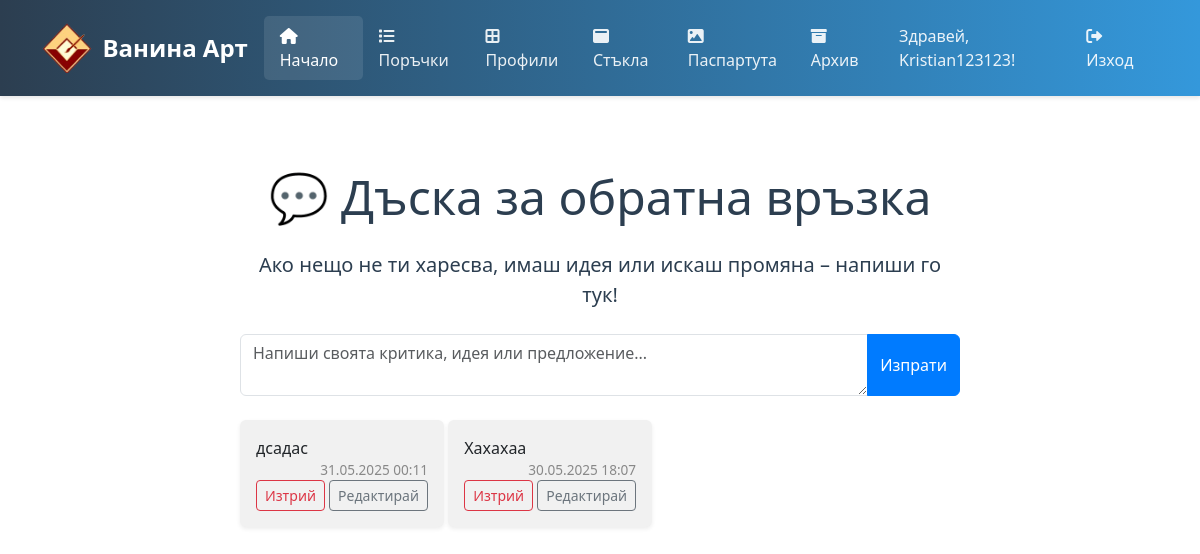
/ (signed in), run on the app's committed database.
### tables this page shows
CREATE TABLE users (
            id INTEGER PRIMARY KEY AUTOINCREMENT,
            username TEXT UNIQUE NOT NULL,
            email TEXT UNIQUE NOT NULL,
            password_hash TEXT NOT NULL,
            is_verified BOOLEAN DEFAULT 0,
            created_at TIMESTAMP DEFAULT CURRENT_TIMESTAMP
        );

CREATE TABLE feedback (
            id INTEGER PRIMARY KEY AUTOINCREMENT,
            message TEXT NOT NULL,
            created_at TIMESTAMP DEFAULT CURRENT_TIMESTAMP
        );

### app.py (the view)
@app.route('/')
@login_required
def home():
    conn = get_db_connection()
    feedbacks = conn.execute('SELECT * FROM feedback ORDER BY created_at DESC').fetchall()
    conn.close()
    feedbacks_list = []
    bulgaria_tz = pytz.timezone('Europe/Sofia')
    for fb in feedbacks:
        feedback_dict = dict(fb)
        dt = datetime.strptime(feedback_dict['created_at'], '%Y-%m-%d %H:%M:%S')
        dt = dt.replace(tzinfo=timezone.utc)
        local_dt = dt.astimezone(bulgaria_tz)
        feedback_dict['formatted_time'] = local_dt.strftime('%d.%m.%Y %H:%M')
        feedbacks_list.append(feedback_dict)
    return render_template('home.html', feedbacks=feedbacks_list)

### app.py (called while the page is built)
@login_manager.user_loader
def load_user(user_id):
    return User.get(user_id)

@app.before_request
def initialize_database():
    global db_initialized
    if not db_initialized:
        init_db()
        db_initialized = True

### database.py (called while the page is built)
def get_db_connection():
    conn = sqlite3.connect('database.db')
    conn.row_factory = sqlite3.Row
    return conn

### models.py (called while the page is built)
    @staticmethod
    def get(user_id):
        conn = get_db_connection()
        user = conn.execute('SELECT * FROM users WHERE id = ?', (user_id,)).fetchone()
        conn.close()
        if user:
            return User(user['id'], user['username'], user['email'],
                       user['password_hash'], user['is_verified'])
        return None

### templates/home.html (shortened to what this page needs)
{% extends "base.html" %}
{% block content %}
<div class="container py-5">
    <div class="row justify-content-center">
        <div class="col-lg-8 text-center">
            <h1 class="display-5 mb-4">💬 Дъска за обратна връзка</h1>
            <p class="lead mb-4">Ако нещо не ти харесва, имаш идея или искаш промяна – напиши го тук!</p>
            <form method="post" action="{{ url_for('submit_feedback') }}" class="mb-4">
                <div class="input-group">
                    <textarea class="form-control" name="message" rows="2" maxlength="300" placeholder="Напиши своята критика, идея или предложение..." required></textarea>
                    <button class="btn btn-primary" type="submit">Изпрати</button>
                </div>
            </form>
            <div class="feedback-bubbles mt-4 text-start">
                {% for fb in feedbacks %}
                    <div class="bubble mb-2 p-3 rounded shadow-sm" style="background: #f1f1f1; display: inline-block; max-width: 80%;">
                        <span style="white-space: pre-line;" id="msg-{{ fb['id'] }}">{{ fb['message'] }}</span>
                        <div class="text-end" style="font-size: 0.85em; color: #888;">{{ fb['formatted_time'] }}</div>
                        <form method="post" action="{{ url_for('delete_feedback', feedback_id=fb['id']) }}" style="display:inline;">
                            <button type="submit" class="btn btn-sm btn-outline-danger" onclick="return confirm('Сигурни ли сте, че искате да изтриете тази обратна връзка?')">Изтрий</button>
                        </form>
                        <button class="btn btn-sm btn-outline-secondary" onclick="toggleEdit({{ fb['id'] }})">Редактирай</button>
                    </div>
                {% else %}
                    <div class="text-muted">Все още няма обратна връзка. Бъди първият!</div>
                {% endfor %}
            </div>
        </div>
    </div>
</div>
{% endblock %}

### templates/base.html (shortened to what this page needs)
<!DOCTYPE html>
<html lang="bg">
<head>
    <link href="https://cdn.jsdelivr.net/npm/bootstrap@5.3.0/dist/css/bootstrap.min.css" rel="stylesheet">
    <link href="https://cdnjs.cloudflare.com/ajax/libs/font-awesome/6.0.0/css/all.min.css" rel="stylesheet">
    <link href="{{ url_for('static', filename='css/glasses.css') }}" rel="stylesheet">
    {% block styles %}
    <link rel="stylesheet" href="{{ url_for('static', filename='css/interface.css') }}">
    {% endblock %}
</head>
<body>
    <nav class="navbar navbar-expand-lg navbar-dark">
        <div class="container">
            <a class="navbar-brand d-flex align-items-center" href="{{ url_for('home') }}">
                <img src="{{ url_for('static', filename='Logo.jpg') }}" alt="Vanina Art Logo">
                <span>Ванина Арт</span>
            </a>
            <div class="collapse navbar-collapse" id="navbarNav">
                <ul class="navbar-nav ms-auto">
                    <li class="nav-item">
                        <a class="nav-link {% if request.endpoint == 'home' %}active{% endif %}" href="{{ url_for('home') }}">
                            <i class="fas fa-home"></i> Начало
                        </a>
                    </li>
                    <li class="nav-item">
                        <a class="nav-link {% if request.endpoint == 'interface' %}active{% endif %}" href="{{ url_for('interface') }}">
                            <i class="fas fa-list"></i> Поръчки
                        </a>
                    </li>
                    <li class="nav-item">
                        <a class="nav-link {% if request.endpoint == 'profiles' %}active{% endif %}" href="{{ url_for('profiles') }}">
                            <i class="fas fa-border-all"></i> Профили
                        </a>
                    </li>
                    <li class="nav-item">
                        <a class="nav-link {% if request.endpoint == 'glasses' %}active{% endif %}" href="{{ url_for('glasses') }}">
                            <i class="fas fa-window-maximize"></i> Стъкла
                        </a>
                    </li>
                    <li class="nav-item">
                        <a class="nav-link {% if request.endpoint == 'passepartouts' %}active{% endif %}" href="{{ url_for('passepartouts') }}">
                            <i class="fas fa-image"></i> Паспартута
                        </a>
                    </li>
                    {% if current_user.is_authenticated and current_user.is_admin_email %}
                    <li class="nav-item">
                        <a class="nav-link {% if request.endpoint == 'archives' %}active{% endif %}" href="{{ url_for('archives') }}">
                            <i class="fas fa-archive"></i> Архив
                        </a>
                    </li>
                    {% endif %}
                    {% if current_user.is_authenticated %}
                        <li class="nav-item">
                            <span class="nav-link">Здравей, {{ current_user.username }}!</span>
                        </li>
                        <li class="nav-item">
                            <a class="nav-link" href="{{ url_for('logout') }}">
                                <i class="fas fa-sign-out-alt"></i> Изход
                            </a>
                        </li>
                    {% endif %}
                </ul>
            </div>
        </div>
    </nav>
    <div class="container mt-4">
        {% block content %}{% endblock %}
    </div>
</body>
</html>

### static/css/glasses.css (style rules this page uses)
.navbar-brand { font-size: 1.5rem; font-weight: bold; }
.navbar { background: linear-gradient(to right, #2c3e50, #3498db) !important; padding: 1rem 0; box-shadow: 0 2px 4px rgba(0,0,0,0.1); }
.navbar-brand img { height: 50px; margin-right: 10px; }
.nav-link { color: rgba(255,255,255,0.9) !important; font-weight: 500; padding: 0.5rem 1rem !important; transition: all 0.3s ease; }
.nav-link.active { color: #fff !important; background: rgba(255,255,255,0.1); border-radius: 5px; }
.nav-link i { margin-right: 5px; }
h1, .lead { color: #2c3e50; }
p { color: #7f8c8d; }

### static/css/interface.css (style rules this page uses)
.btn-primary { background-color: #007bff; border-color: #007bff; }
.btn-outline-danger { color: #dc3545; border-color: #dc3545; }
body, html { overflow-x: hidden; }

### data on the page
users: username "Kristian123123"
feedback: message "дсадас", formatted_time "31.05.2025 00:11"
feedback: message "Хахахаа", formatted_time "30.05.2025 18:07"
